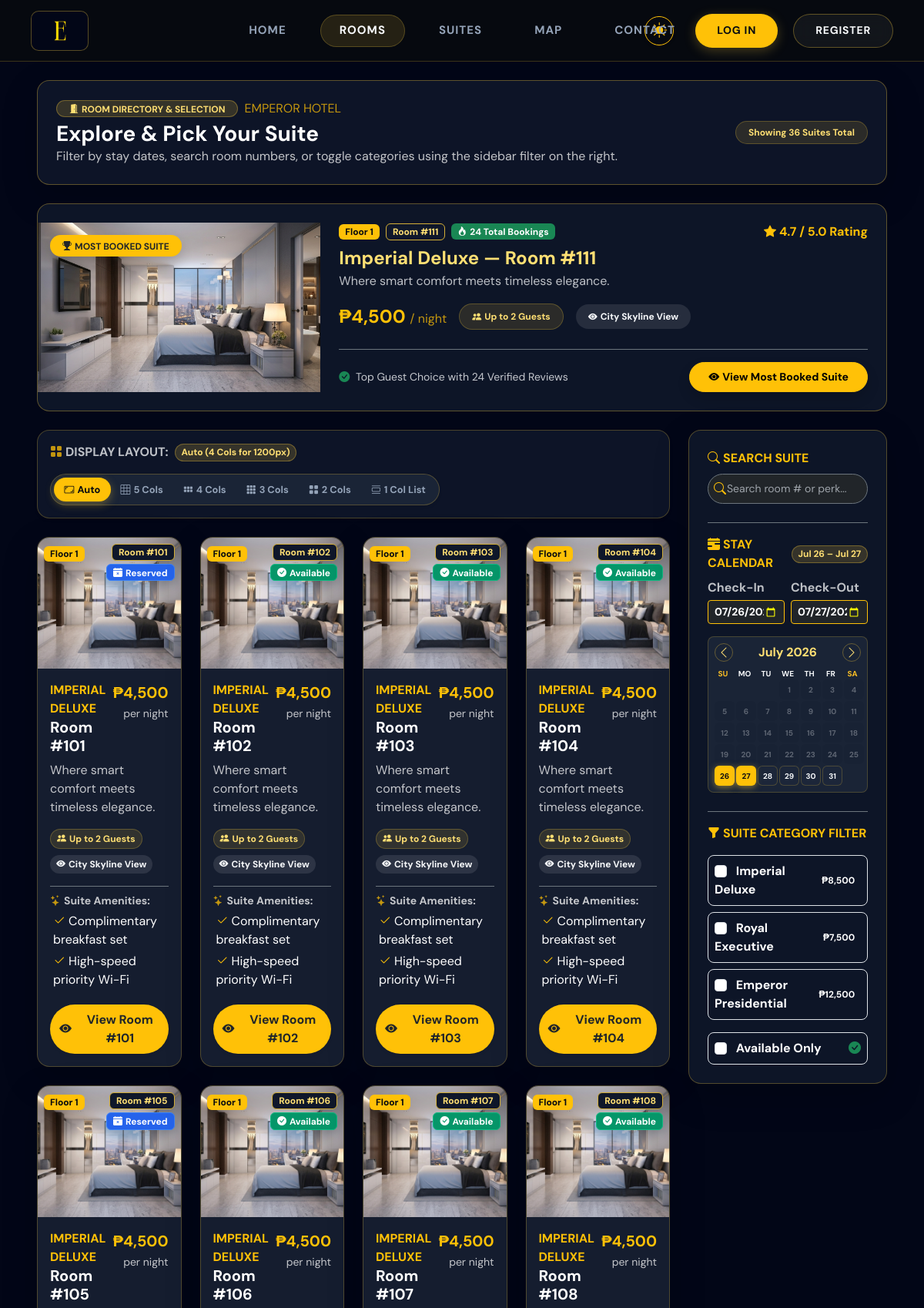
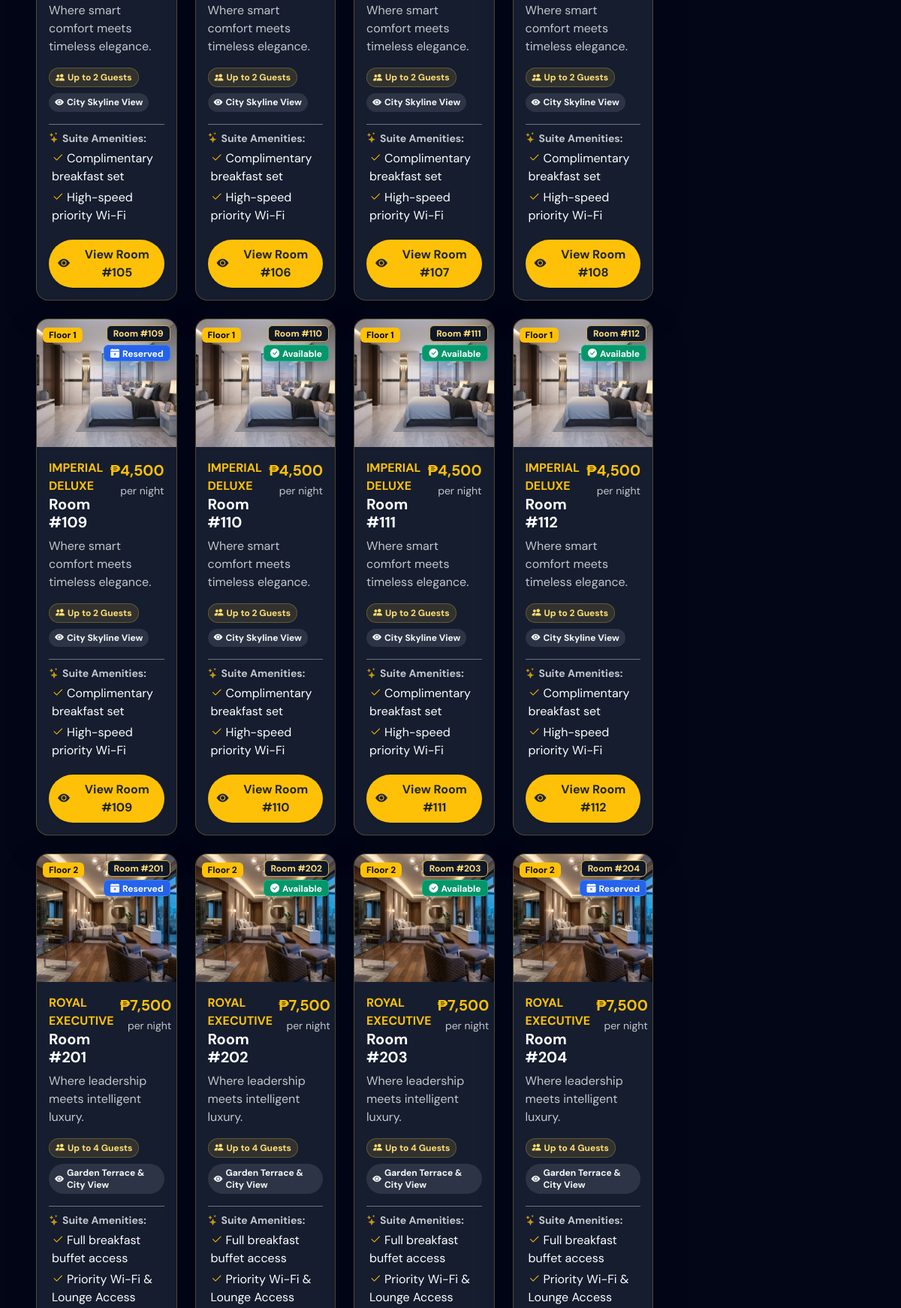
Page /public/site/rooms.php (upper part) on the committed database (2 pictures, top to bottom).
### tables this page shows
CREATE TABLE IF NOT EXISTS rooms (
    room_id INT AUTO_INCREMENT PRIMARY KEY,
    room_number VARCHAR(10) NOT NULL UNIQUE,
    room_type ENUM('Imperial Deluxe', 'Royal Executive', 'Emperor Presidential') NOT NULL,
    floor INT NOT NULL,
    price_per_night DECIMAL(10,2) NOT NULL,
    bed_type VARCHAR(50) DEFAULT 'King Bed',
    max_capacity INT NOT NULL DEFAULT 2,
    view_type VARCHAR(100) DEFAULT 'City View',
    image_url TEXT DEFAULT NULL,
    status ENUM('Available', 'Reserved', 'Occupied', 'Cleaning', 'Maintenance') NOT NULL DEFAULT 'Available',
    created_at TIMESTAMP DEFAULT CURRENT_TIMESTAMP
);

### public/site/rooms.php (the view, shortened to what the rows shown need)
<?php
require_once __DIR__ . '/../includes/bootstrap.php';
require_once __DIR__ . '/../includes/layout.php';
$catalog = roomCatalog();
$db = Database::connect();
$roomModel = new Room($db);
$reservationModel = new Reservation($db);
$rooms = $roomModel->all();
$checkIn = trim((string) ($_GET['check_in'] ?? ''));
$checkOut = trim((string) ($_GET['check_out'] ?? ''));
if ($checkIn === '') $checkIn = (new DateTimeImmutable('today'))->format('Y-m-d');
if ($checkOut === '') $checkOut = (new DateTimeImmutable('today'))->modify('+1 day')->format('Y-m-d');
$mostBookedStmt = $db->query("
    SELECT r.*, COUNT(res.reservation_id) AS booking_count,
           COALESCE(AVG(rev.rating), 5.0) AS avg_rating,
           COUNT(rev.review_id) AS review_count
    FROM rooms r
    LEFT JOIN reservations res ON r.room_id = res.room_id
    LEFT JOIN room_reviews rev ON r.room_id = rev.room_id
    GROUP BY r.room_id
    ORDER BY booking_count DESC, avg_rating DESC
    LIMIT 1
");
$mostBookedRoom = $mostBookedStmt->fetch(PDO::FETCH_ASSOC);
?>
<div class="container-fluid px-lg-4 px-xl-5 py-4">
    <div class="d-flex flex-wrap align-items-center justify-content-between gap-3 mb-4 p-4 rounded-4 shadow-lg border rooms-page-banner">
        <div>
            <h1 class="h3 font-serif fw-bold mb-0">Explore &amp; Pick Your Suite</h1>
        </div>
    </div>
    <?php if ($mostBookedRoom):
        $mbType = $mostBookedRoom['room_type'];
        $mbInfo = $catalog[$mbType] ?? null;
        $mbHeroImg = $mbInfo['hero'] ?? '../assets/images/rooms/imperial-deluxe/hero.jpg';
        $mbDetailUrl = 'room-detail.php?id=' . (int)$mostBookedRoom['room_id'] . '&check_in=' . urlencode($checkIn) . '&check_out=' . urlencode($checkOut);
        $mbRating = number_format((float)($mostBookedRoom['avg_rating'] ?: 5.0), 1);
    ?>
        <div class="card rounded-4 overflow-hidden border shadow-xl mb-4 most-booked-showcase-card">
            <div class="row g-0 align-items-center">
                <div class="col-12 col-md-5 col-lg-4 position-relative overflow-hidden" style="min-height: 220px;">
                    <img src="<?= e($mbHeroImg) ?>" alt="Most Booked Suite" class="w-100 h-100 object-fit-cover" style="min-height: 220px;">
                    <div class="position-absolute top-0 start-0 p-3">
                        <span class="badge bg-warning text-dark font-serif fw-bold px-3 py-2 shadow rounded-pill text-xs">
                            <i class="bi bi-trophy-fill me-1 text-dark"></i>MOST BOOKED SUITE
                        </span>
                    </div>
                </div>
                <div class="col-12 col-md-7 col-lg-8 p-4 d-flex flex-column justify-content-between">
                    <div>
                        <div class="d-flex flex-wrap align-items-center justify-content-between gap-2 mb-2">
                            <div class="d-flex align-items-center gap-2">
                                <span class="badge font-serif fw-bold px-2 py-1 text-xs floor-badge">Floor <?= e($mostBookedRoom['floor']) ?></span>
                                <span class="badge font-serif fw-bold px-2 py-1 text-xs room-number-badge">Room #<?= e($mostBookedRoom['room_number']) ?></span>
                                <span class="badge bg-success text-white font-serif fw-bold px-2 py-1 text-xs"><i class="bi bi-fire me-1"></i><?= (int)$mostBookedRoom['booking_count'] ?> Total Bookings</span>
                            </div>
                            <div>
                                <span class="text-warning fw-bold text-xs"><i class="bi bi-star-fill me-1"></i><?= $mbRating ?> / 5.0 Rating</span>
                            </div>
                        </div>
                        <h4 class="font-serif fw-bold mb-1 most-booked-title"><?= e($mbType) ?> — Room #<?= e($mostBookedRoom['room_number']) ?></h4>
                        <p class="text-xs opacity-75 mb-3"><?= e($mbInfo['tagline'] ?? 'Our most requested guest suite featuring premier amenities and city skyline views.') ?></p>
                        <div class="d-flex flex-wrap align-items-center gap-3 mb-3">
                            <span class="fs-4 fw-bold text-warning font-serif">₱<?= number_format((float)$mostBookedRoom['price_per_night']) ?> <small class="fs-6 opacity-75 font-sans fw-normal">/ night</small></span>
                            <span class="badge rounded-pill text-xs px-3 py-2 room-pill-gold"><i class="bi bi-people-fill me-1"></i>Up to <?= (int)$mostBookedRoom['max_capacity'] ?> Guests</span>
                            <span class="badge rounded-pill text-xs px-3 py-2 room-pill-glass"><i class="bi bi-eye-fill me-1"></i><?= e($mostBookedRoom['view_type']) ?></span>
                        </div>
                    </div>
                    <div class="d-flex align-items-center justify-content-between border-top border-secondary pt-3 mt-2">
                        <small class="text-muted text-xs"><i class="bi bi-check-circle-fill text-success me-1"></i> Top Guest Choice with <?= (int)$mostBookedRoom['review_count'] ?> Verified Reviews</small>
                        <a href="<?= e($mbDetailUrl) ?>" class="btn btn-warning rounded-pill px-4 py-2 font-serif fw-bold btn-sm shadow"><i class="bi bi-eye-fill me-1"></i>View Most Booked Suite</a>
                    </div>
                </div>
            </div>
        </div>
    <?php endif; ?>
    <div class="row g-4">
        <div class="col-12 col-lg-8 col-xl-9">
            <div class="row g-4" id="kioskRoomGrid">
                <?php foreach ($rooms as $rm):
                    $rmType = $rm['room_type'];
                    $rmInfo = $catalog[$rmType] ?? null;
                    $heroImg = $rmInfo['hero'] ?? '../assets/images/rooms/imperial-deluxe/hero.jpg';
                    $maxCap = (int)($rm['max_capacity'] ?? ($rm['capacity'] ?? ($rmInfo['max_capacity'] ?? 2)));
                    $isAvail = $reservationModel->roomIsAvailable((int)$rm['room_id'], $checkIn, $checkOut);
                    $perks = $rmInfo['included_perks'] ?? ['Complimentary breakfast', 'Priority Wi-Fi'];
                    $detailUrl = 'room-detail.php?id=' . (int)$rm['room_id'] . '&check_in=' . urlencode($checkIn) . '&check_out=' . urlencode($checkOut);
                ?>
                    <div class="col-12 col-md-6 col-xl-4 kiosk-room-item" id="room-card-<?= (int)$rm['room_id'] ?>" data-type="<?= e($rmType) ?>" data-avail="<?= $isAvail ? '1' : '0' ?>" data-room-num="<?= e($rm['room_number']) ?>">
                        <div class="card rounded-4 h-100 overflow-hidden border shadow-lg d-flex flex-column justify-content-between position-relative kiosk-room-card">
                            <div>
                                <div class="position-relative overflow-hidden" style="height: 170px;">
                                    <img src="<?= e($heroImg) ?>" alt="<?= e($rmType) ?>" class="w-100 h-100 object-fit-cover">
                                    <div class="position-absolute top-0 start-0 p-2">
                                        <span class="badge font-serif fw-bold px-2 py-1 text-xs floor-badge">Floor <?= e($rm['floor']) ?></span>
                                    </div>
                                    <div class="position-absolute top-0 end-0 p-2 d-flex flex-column align-items-end gap-1">
                                        <span class="badge font-serif fw-bold px-2 py-1 text-xs room-number-badge">Room #<?= e($rm['room_number']) ?></span>
                                        <?php if ($isAvail): ?>
                                            <span class="badge status-badge-available font-serif fw-bold px-2 py-1 text-xs shadow"><i class="bi bi-check-circle-fill me-1"></i>Available</span>
                                        <?php else: ?>
                                            <span class="badge status-badge-reserved font-serif fw-bold px-2 py-1 text-xs shadow"><i class="bi bi-calendar-x-fill me-1"></i>Reserved</span>
                                        <?php endif; ?>
                                    </div>
                                </div>
                                <div class="p-3">
                                    <div class="d-flex align-items-start justify-content-between gap-2 mb-2">
                                        <div>
                                            <span class="text-xs text-uppercase tracking-wider text-warning font-serif fw-bold d-block"><?= e($rmType) ?></span>
                                            <h5 class="font-serif fw-bold mb-0">Room #<?= e($rm['room_number']) ?></h5>
                                        </div>
                                        <div class="text-end">
                                            <strong class="fs-5 text-warning font-serif d-block">₱<?= number_format((float)$rm['price_per_night']) ?></strong>
                                            <small class="opacity-75 text-xs">per night</small>
                                        </div>
                                    </div>
                                    <p class="opacity-75 text-xs mb-3 line-clamp-2" style="min-height: 36px;"><?= e($rmInfo['tagline'] ?? '') ?></p>
                                    <div class="d-flex flex-wrap gap-2 mb-3">
                                        <span class="badge rounded-pill text-xs fw-semibold px-2 py-1 room-pill-gold">
                                            <i class="bi bi-people-fill me-1"></i>Up to <?= $maxCap ?> Guests
                                        </span>
                                        <span class="badge rounded-pill text-xs fw-semibold px-2 py-1 room-pill-glass">
                                            <i class="bi bi-eye-fill me-1"></i><?= e($rmInfo['view_type'] ?? 'Skyline View') ?>
                                        </span>
                                    </div>
                                    <div class="border-top border-secondary pt-2">
                                        <small class="opacity-75 text-xs fw-bold d-block mb-1"><i class="bi bi-stars text-warning me-1"></i>Suite Amenities:</small>
                                        <ul class="list-unstyled text-xs opacity-80 m-0 ps-1">
                                            <?php foreach (array_slice($perks, 0, 2) as $pk): ?>
                                                <li class="mb-1"><i class="bi bi-check2 text-warning me-1"></i><?= e($pk) ?></li>
                                            <?php endforeach; ?>
                                        </ul>
                                    </div>
                                </div>
                            </div>
                            <div class="p-3 pt-0">
                                <a href="<?= e($detailUrl) ?>" class="btn btn-warning w-100 rounded-pill py-2 font-serif fw-bold text-dark shadow-sm text-xs d-flex align-items-center justify-content-center gap-2" style="background: #ffc107; border: none;">
                                    <i class="bi bi-eye-fill me-1"></i>View Room #<?= e($rm['room_number']) ?>
                                </a>
                            </div>
                        </div>
                    </div>
                <?php endforeach; ?>
            </div>
        </div>
    </div>
</div>
</body>
</html>

### rows in the picture
rooms: floor "1", room_number "111", room_type "Imperial Deluxe", room_type "Where smart comfort meets timeless elegance.", price_per_night "4,500", max_capacity "2", view_type "City Skyline View", shows "Available", room_type "IMPERIAL DELUXE", room_type "City Skyline View", room_type "Complimentary breakfast set", room_type "High-speed priority Wi-Fi"
rooms: floor "1", room_number "101", shows "Reserved", room_type "IMPERIAL DELUXE", price_per_night "4,500", room_type "Where smart comfort meets timeless elegance.", max_capacity "2", room_type "City Skyline View", room_type "Complimentary breakfast set", room_type "High-speed priority Wi-Fi"
rooms: floor "1", room_number "102", shows "Available", room_type "IMPERIAL DELUXE", price_per_night "4,500", room_type "Where smart comfort meets timeless elegance.", max_capacity "2", room_type "City Skyline View", room_type "Complimentary breakfast set", room_type "High-speed priority Wi-Fi"
rooms: floor "1", room_number "103", shows "Available", room_type "IMPERIAL DELUXE", price_per_night "4,500", room_type "Where smart comfort meets timeless elegance.", max_capacity "2", room_type "City Skyline View", room_type "Complimentary breakfast set", room_type "High-speed priority Wi-Fi"
rooms: floor "1", room_number "104", shows "Available", room_type "IMPERIAL DELUXE", price_per_night "4,500", room_type "Where smart comfort meets timeless elegance.", max_capacity "2", room_type "City Skyline View", room_type "Complimentary breakfast set", room_type "High-speed priority Wi-Fi"
rooms: floor "1", room_number "105", shows "Reserved", room_type "IMPERIAL DELUXE", price_per_night "4,500", room_type "Where smart comfort meets timeless elegance.", max_capacity "2", room_type "City Skyline View", room_type "Complimentary breakfast set", room_type "High-speed priority Wi-Fi"
rooms: floor "1", room_number "106", shows "Available", room_type "IMPERIAL DELUXE", price_per_night "4,500", room_type "Where smart comfort meets timeless elegance.", max_capacity "2", room_type "City Skyline View", room_type "Complimentary breakfast set", room_type "High-speed priority Wi-Fi"
rooms: floor "1", room_number "107", shows "Available", room_type "IMPERIAL DELUXE", price_per_night "4,500", room_type "Where smart comfort meets timeless elegance.", max_capacity "2", room_type "City Skyline View", room_type "Complimentary breakfast set", room_type "High-speed priority Wi-Fi"
rooms: floor "1", room_number "108", shows "Available", room_type "IMPERIAL DELUXE", price_per_night "4,500", room_type "Where smart comfort meets timeless elegance.", max_capacity "2", room_type "City Skyline View", room_type "Complimentary breakfast set", room_type "High-speed priority Wi-Fi"
rooms: floor "1", room_number "109", shows "Reserved", room_type "IMPERIAL DELUXE", price_per_night "4,500", room_type "Where smart comfort meets timeless elegance.", max_capacity "2", room_type "City Skyline View", room_type "Complimentary breakfast set", room_type "High-speed priority Wi-Fi"
rooms: floor "1", room_number "110", shows "Available", room_type "IMPERIAL DELUXE", price_per_night "4,500", room_type "Where smart comfort meets timeless elegance.", max_capacity "2", room_type "City Skyline View", room_type "Complimentary breakfast set", room_type "High-speed priority Wi-Fi"
rooms: floor "1", room_number "112", shows "Available", room_type "IMPERIAL DELUXE", price_per_night "4,500", room_type "Where smart comfort meets timeless elegance.", max_capacity "2", room_type "City Skyline View", room_type "Complimentary breakfast set", room_type "High-speed priority Wi-Fi"
rooms: floor "2", room_number "201", shows "Reserved", room_type "ROYAL EXECUTIVE", price_per_night "7,500", room_type "Where leadership meets intelligent luxury.", max_capacity "4", room_type "Garden Terrace & City View", room_type "Full breakfast buffet access", room_type "Priority Wi-Fi & Lounge Access"
rooms: floor "2", room_number "202", shows "Available", room_type "ROYAL EXECUTIVE", price_per_night "7,500", room_type "Where leadership meets intelligent luxury.", max_capacity "4", room_type "Garden Terrace & City View", room_type "Full breakfast buffet access", room_type "Priority Wi-Fi & Lounge Access"
rooms: floor "2", room_number "203", shows "Available", room_type "ROYAL EXECUTIVE", price_per_night "7,500", room_type "Where leadership meets intelligent luxury.", max_capacity "4", room_type "Garden Terrace & City View", room_type "Full breakfast buffet access", room_type "Priority Wi-Fi & Lounge Access"
rooms: floor "2", room_number "204", shows "Reserved", room_type "ROYAL EXECUTIVE", price_per_night "7,500", room_type "Where leadership meets intelligent luxury.", max_capacity "4", room_type "Garden Terrace & City View", room_type "Full breakfast buffet access", room_type "Priority Wi-Fi & Lounge Access"

### other values in the picture
count($rooms) "36"
$mostBookedRoom['booking_count'] "24"
$mbRating "4.7"
$mostBookedRoom['review_count'] "24"
date('M j', strtotime($checkIn)) "Jul 26"
date('M j', strtotime($checkOut)) "Jul 27"
